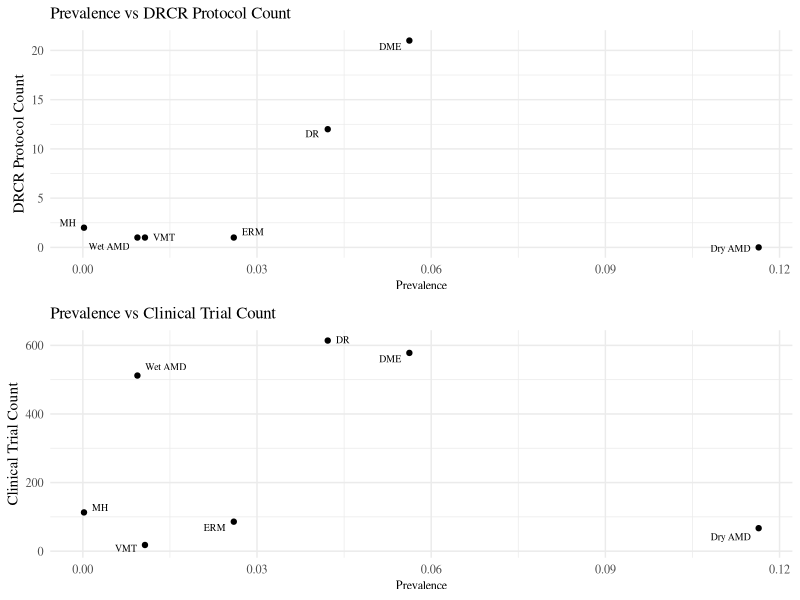
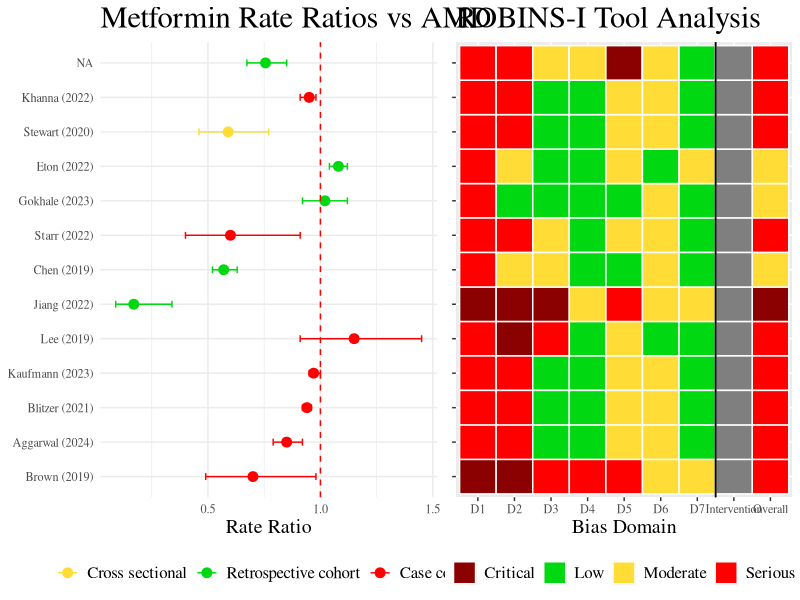

Reproduce these figures in R, in order.
## ---- chunk 1
library(ggplot2)
library(dplyr)
library(ggrepel)
library(egg)
library(tidyr)
library(grid)
## ---- chunk 2
prevalence_dict <- c(DR = 0.285 * 0.148, DME = 0.38 * 0.148, ERM = 0.026, VMT = 0.0107, RR = NULL, MH = 0.0002, Wet_AMD = 0.0094, Dry_AMD = 0.1164)

clinical_dict <- c(DR = 614, DME = 578, ERM = 86, VMT = 18, RR = 11, MH = 113, Wet_AMD = 512, Dry_AMD = 67)
## ---- chunk 3
protocol_df <- read.csv('drcrprotocols.csv')
protocol_df <- subset(protocol_df, Disease != 'MISC')

formatted_prevalence_df <- protocol_df %>%
  group_by(Disease) %>%
  summarise(Number_of_Rows = n())

dry_amd_row = data.frame(Disease = 'Dry_AMD', Number_of_Rows = 0)
formatted_prevalence_df <- rbind(formatted_prevalence_df, dry_amd_row)
formatted_prevalence_df$Prevalence <- prevalence_dict[match(formatted_prevalence_df$Disease, names(prevalence_dict))]
formatted_prevalence_df$Clinical_Trials_Count <- clinical_dict[match(formatted_prevalence_df$Disease, names(clinical_dict))]

formatted_prevalence_df <- formatted_prevalence_df %>%
  rename(DRCR_Protocol_Count = Number_of_Rows)
formatted_prevalence_df <- formatted_prevalence_df %>%
  mutate(Disease = gsub("_", " ", Disease))

common_theme <- theme_minimal() +
  theme(
    text = element_text(family = "serif"),
    plot.title = element_text(size = rel(1.1)),  
    axis.title.x = element_text(size = rel(0.8)),
    axis.title.y = element_text(size = rel(1))
  )

plt1 <- ggplot(formatted_prevalence_df, aes(x = Prevalence, y = DRCR_Protocol_Count, label = Disease)) +
  geom_point(size = 1.5) +
  geom_text_repel(box.padding = 0.3, segment.color = NA, size = 2.5, family = "serif") +
  labs(title = 'Prevalence vs DRCR Protocol Count',
       x = 'Prevalence',
       y = 'DRCR Protocol Count') + 
  common_theme 

plt2 <- ggplot(formatted_prevalence_df, aes(x = Prevalence, y = Clinical_Trials_Count, label = Disease)) + 
  geom_point(size = 1.5) +
  geom_text_repel(box.padding = 0.3, segment.color = NA, size = 2.5, family = "serif") +  
  labs(title = 'Prevalence vs Clinical Trial Count', 
       x = 'Prevalence', 
       y = 'Clinical Trial Count') + 
  common_theme 

ggarrange(plt1, plt2)


## ---- chunk 4

drcrrates <-read.csv('drcrrates.csv')
study_order <- c('Brown (2019)', 'Aggarwal (2024)', 'Blitzer (2021)', 'Kaufmann (2023)', 'Lee (2019)',
                 'Jiang (2022)', 'Chen (2019)', 'Starr (2022)', 'Gokhale (2023)', 'Eton (2022)',
                 'Stewart (2020)', 'Khanna (2022)')

type_order <- c('Cross sectional', 'Retrospective cohort', 'Case control')


drcrrates$Paper <- factor(drcrrates$Paper, levels = study_order, ordered = TRUE)
drcrrates$Type <- factor(drcrrates$Type, levels = type_order, ordered = TRUE)

common_theme <- theme_minimal() +
  theme(
    text = element_text(family = "serif"),
    plot.title = element_text(size = rel(2)),  
    axis.title.x = element_text(size = rel(1.3)),
    axis.title.y = element_text(size = rel(1.3))
  )

rates <- ggplot(drcrrates, aes(x = Rate.ratio, y = Paper, color = Type)) +
  geom_point(position = position_dodge(width = 0.5), size = 3) +
  geom_errorbarh(aes(xmin = Lower, xmax = Upper, height = 0.2), position = position_dodge(width = 0.5)) +
  labs(title = "Metformin's Effect on AMD",
       x = 'Rate Ratio',
       y = NULL,
       color = 'Study Type') +
  geom_vline(xintercept = 1, linetype = 'dashed', color = 'red') +
  common_theme +
  theme(legend.position = 'bottom',
        legend.title = element_blank(),
        legend.text = element_text(size = rel(1.1))) +
  scale_color_manual(values = c('#FFDC36', '#00D811', 'red'))

## ---- chunk 5

bias_df = read.csv('drcrbias.csv')

bias_df$Study <- factor(bias_df$Study, levels = study_order, ordered = TRUE)
df_dropped <- bias_df %>% select(-Type)
df_melted <- df_dropped %>%
  gather(key = "Bias_Type", value = "Bias_Level", -Study)

color_map <- c('Low' = '#00D811', 'Moderate' = '#FFDC36', 'Serious' = 'red', 'Critical' = 'darkred')

bias <- ggplot(df_melted, aes(x = Bias_Type, y = Study, fill = Bias_Level)) +
  geom_tile(color = "white", size = 0.5) +
  scale_fill_manual(values = color_map) +
  geom_vline(xintercept = 7.501, linetype = 'solid') + 
  geom_vline(xintercept = 7.499, linetype = 'solid') +
  labs(title = 'ROBINS-I Tool Bias Analysis', x = 'Bias Domain', y = NULL) +
  theme(
    legend.position = "bottom",
    legend.title = element_blank(),
    axis.text.x = element_text(face = "plain"),
    text = element_text(family = "serif"),
    plot.title = element_text(size = rel(2)),  
    axis.title.x = element_text(size = rel(1.3)),
    axis.title.y = element_text(size = rel(1.3)),
    legend.text = element_text(size = rel(1.1)) 
  )
## ---- chunk 6
bias <- bias +
  labs(title = 'ROBINS-I Tool Analysis', x = 'Bias Domain', y = NULL) + 
  theme(axis.text.y = element_blank())
rates <- rates + labs(title = 'Metformin Rate Ratios vs AMD', x = 'Rate Ratio', y = NULL)
plot <- ggarrange(rates, bias, ncol = 2)
